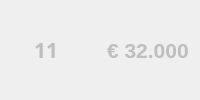
       <widget class="QFrame" name="stage11">
        <property name="enabled">
         <bool>false</bool>
        </property>
        <property name="sizePolicy">
         <sizepolicy hsizetype="Preferred" vsizetype="Preferred">
          <horstretch>0</horstretch>
          <verstretch>0</verstretch>
         </sizepolicy>
        </property>
        <property name="styleSheet">
         <string notr="true"/>
        </property>
        <layout class="QHBoxLayout" name="stage_11">
         <item>
          <spacer name="horizontalSpacer_13">
           <property name="orientation">
            <enum>Qt::Horizontal</enum>
           </property>
           <property name="sizeType">
            <enum>QSizePolicy::Fixed</enum>
           </property>
           <property name="sizeHint" stdset="0">
            <size>
             <width>23</width>
             <height>20</height>
            </size>
           </property>
          </spacer>
         </item>
         <item>
          <widget class="QLabel" name="label_12">
           <property name="maximumSize">
            <size>
             <width>26</width>
             <height>16777215</height>
            </size>
           </property>
           <property name="font">
            <font>
             <family>OpenSymbol</family>
             <pointsize>16</pointsize>
             <weight>75</weight>
             <bold>true</bold>
            </font>
           </property>
           <property name="text">
            <string>11</string>
           </property>
          </widget>
         </item>
         <item>
          <spacer name="horizontalSpacer_19">
           <property name="orientation">
            <enum>Qt::Horizontal</enum>
           </property>
           <property name="sizeType">
            <enum>QSizePolicy::Fixed</enum>
           </property>
           <property name="sizeHint" stdset="0">
            <size>
             <width>12</width>
             <height>20</height>
            </size>
           </property>
          </spacer>
         </item>
         <item>
          <widget class="QWidget" name="widget_11" native="true">
           <property name="maximumSize">
            <size>
             <width>15</width>
             <height>15</height>
            </size>
           </property>
           <property name="styleSheet">
            <string notr="true">border-image:url(:/images/counter_gem.png);</string>
           </property>
          </widget>
         </item>
         <item>
          <spacer name="horizontalSpacer_41">
           <property name="orientation">
            <enum>Qt::Horizontal</enum>
           </property>
           <property name="sizeType">
            <enum>QSizePolicy::Fixed</enum>
           </property>
           <property name="sizeHint" stdset="0">
            <size>
             <width>20</width>
             <height>20</height>
            </size>
           </property>
          </spacer>
         </item>
         <item>
          <widget class="QLabel" name="label_26">
           <property name="font">
            <font>
             <pointsize>16</pointsize>
             <weight>75</weight>
             <bold>true</bold>
            </font>
           </property>
           <property name="text">
            <string>€ 32.000</string>
           </property>
          </widget>
         </item>
        </layout>
       </widget>
